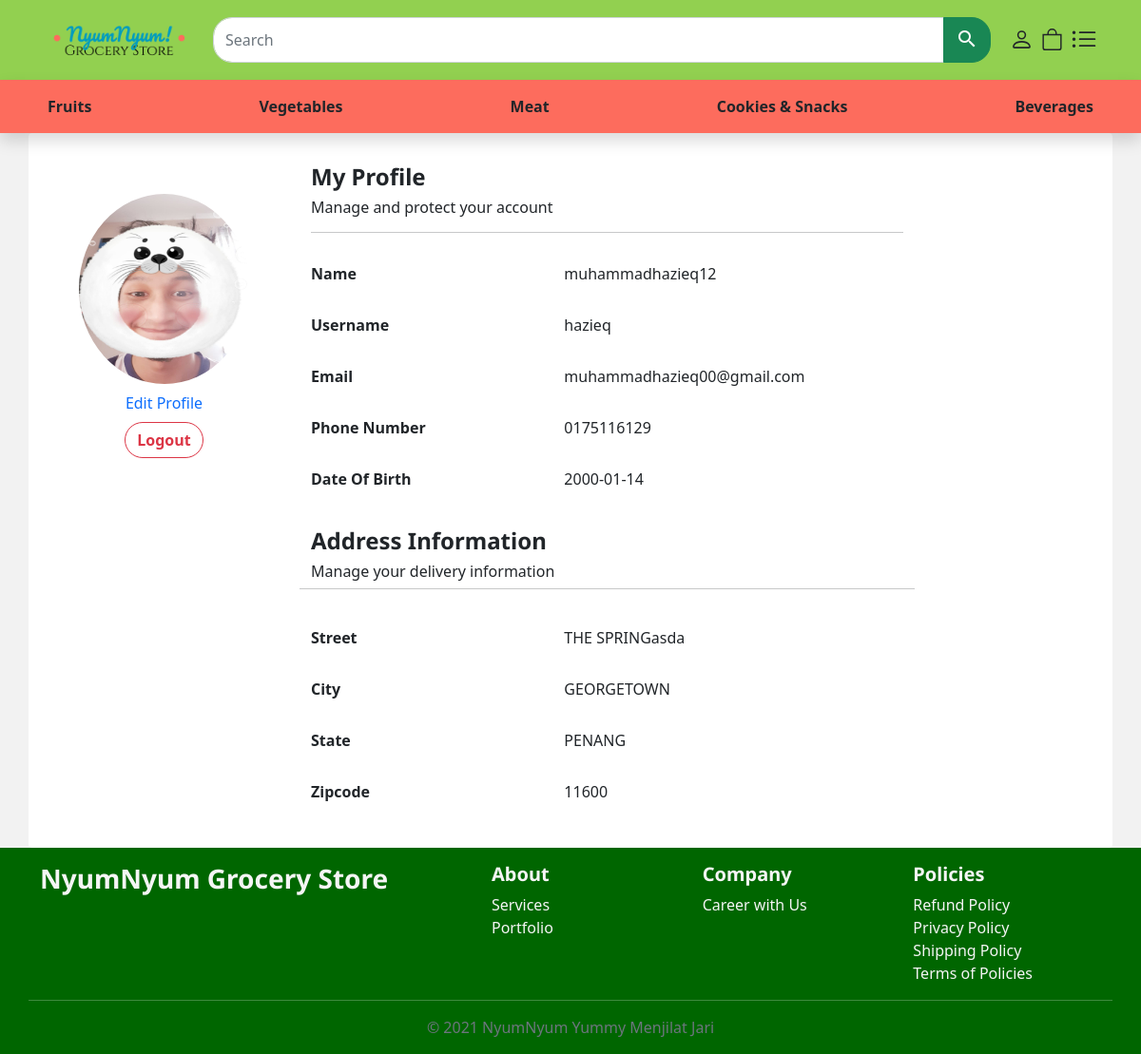
Page /src/user.php (signed in) on the earlier database version.
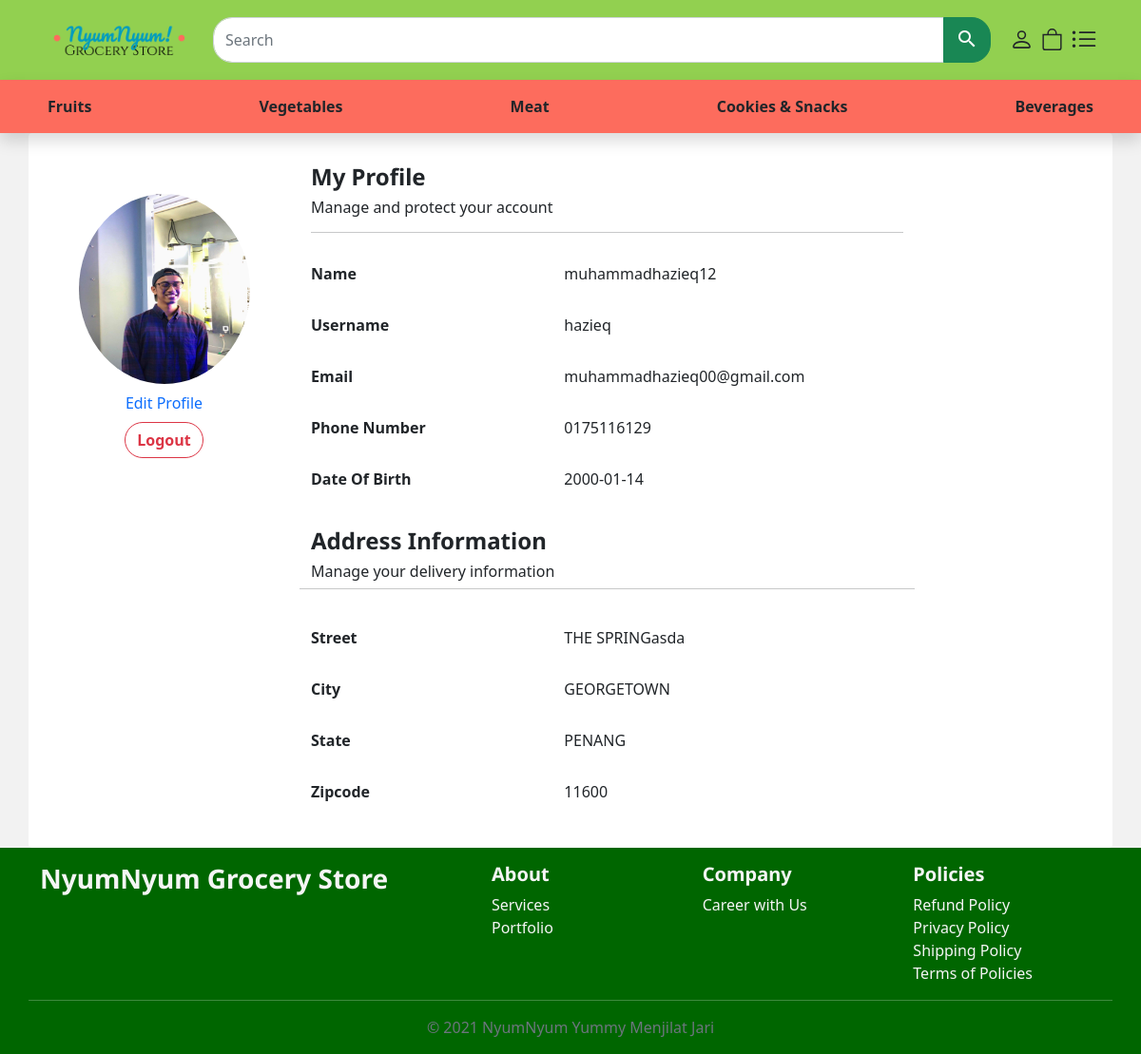
Same page on the later database version.
### tables this page shows
CREATE TABLE `userdetails` (
  `userDetailID` int(10) NOT NULL,
  `id` int(10) NOT NULL,
  `name` varchar(100) NOT NULL,
  `phoneNo` varchar(100) NOT NULL,
  `dateOfBirth` varchar(100) NOT NULL,
  `street` text NOT NULL,
  `city` text NOT NULL,
  `state` text NOT NULL,
  `zipcode` int(100) NOT NULL,
  `image` varchar(255) NOT NULL
);

CREATE TABLE `user` (
  `id` int(10) NOT NULL,
  `username` varchar(100) NOT NULL,
  `email` varchar(100) NOT NULL,
  `passwordd` varchar(100) NOT NULL,
  `user_type` varchar(100) NOT NULL,
  `token` varchar(100) NOT NULL
);

### src/user.php (the view, shortened to what the rows shown need)
<?php
include("../includes/header.php");
?>
<main>
    <div class="container-lg py-3 rounded" style="background-color:white;">
        <div class="row">
            <div class="col col-sm-3 py-5">
                <div class="d-flex justify-content-center">
                    <?php if (isset($_SESSION['user'])) : ?>
                        <?php
                        $query = "select * from userdetails where id=" . $_SESSION['user'];
                        $run_query = mysqli_query($db, $query);
                        $row_query = mysqli_fetch_array($run_query);
                        $user_img = $row_query['image'];
                        echo "<img class='rounded-circle' src='../admin_area/product_images/user_image/$user_img' width='180' height='200'>";
                        ?>
                    <?php endif ?>
                </div>
            </div>
            <div class="col-lg-9 py-2">
                <div class="col-lg-9 py-2">
                    <div class="row g-3 py-2">
                        <div class="col-md-3 offset-md-2">
                            <?php if (isset($_SESSION['user'])) : ?>
                                <?php
                                $query = "select * from userdetails where id=" . $_SESSION['user'];
                                $run_query = mysqli_query($db, $query);
                                $row_query = mysqli_fetch_array($run_query);
                                $name = $row_query['name'];
                                ?>
                                <label for="name" class="col-form-label"><?php echo "$name"; ?></label>
                            <?php endif ?>
                        </div>
                    </div>
                    <div class="row g-3 py-2">
                        <div class="col-md-3 offset-md-2">
                            <?php if (isset($_SESSION['user'])) : ?>
                                <?php
                                $query = "select * from user where id=" . $_SESSION['user'];
                                $run_query = mysqli_query($db, $query);
                                $row_query = mysqli_fetch_array($run_query);
                                $name = $row_query['username'];
                                ?>
                                <label for="name" class="col-form-label"><?php echo "$name"; ?></label>
                            <?php endif ?>
                        </div>
                    </div>
                    <div class="row g-3 py-2">
                        <div class="col-md-3 offset-md-2">
                            <?php if (isset($_SESSION['user'])) : ?>
                                <?php
                                $query = "select * from user where id=" . $_SESSION['user'];
                                $run_query = mysqli_query($db, $query);
                                $row_query = mysqli_fetch_array($run_query);
                                $email = $row_query['email'];
                                ?>
                                <label for="email" class="col-form-label"><?php echo "$email"; ?></label>
                            <?php endif ?>
                        </div>
                    </div>
                    <div class="row g-3 py-2">
                        <div class="col-md-3 offset-md-2">
                            <?php if (isset($_SESSION['user'])) : ?>
                                <?php
                                $query = "select * from userdetails where id=" . $_SESSION['user'];
                                $run_query = mysqli_query($db, $query);
                                $row_query = mysqli_fetch_array($run_query);
                                $phoneNo = $row_query['phoneNo'];
                                ?>
                                <label for="name" class="col-form-label"><?php echo "$phoneNo"; ?></label>
                            <?php endif ?>
                        </div>
                    </div>
                    <div class="row g-3 py-2">
                        <div class="col-md-3 offset-md-2">
                            <?php if (isset($_SESSION['user'])) : ?>
                                <?php
                                $query = "select * from userdetails where id=" . $_SESSION['user'];
                                $run_query = mysqli_query($db, $query);
                                $row_query = mysqli_fetch_array($run_query);
                                $dateOfBirth = $row_query['dateOfBirth'];
                                ?>
                                <label for="name" class="col-form-label"><?php echo "$dateOfBirth"; ?></label>
                            <?php endif ?>
                        </div>
                    </div>
                </div>
                <div class="col-lg-9 py-2">
                    <div class="row g-3 py-2">
                        <div class="col-md-3 offset-md-2">
                            <?php if (isset($_SESSION['user'])) : ?>
                                <?php
                                $query = "select * from userdetails where id=" . $_SESSION['user'];
                                $run_query = mysqli_query($db, $query);
                                $row_query = mysqli_fetch_array($run_query);
                                $street = $row_query['street'];
                                ?>
                                <label for="address" class="col-form-label"><?php echo "$street"; ?></label>
                            <?php endif ?>
                        </div>
                    </div>
                    <div class="row g-3 py-2">
                        <div class="col-md-3 offset-md-2">
                            <?php if (isset($_SESSION['user'])) : ?>
                                <?php
                                $query = "select * from userdetails where id=" . $_SESSION['user'];
                                $run_query = mysqli_query($db, $query);
                                $row_query = mysqli_fetch_array($run_query);
                                $city = $row_query['city'];
                                ?>
                                <label for="address" class="col-form-label"><?php echo "$city"; ?></label>
                            <?php endif ?>
                        </div>
                    </div>
                    <div class="row g-3 py-2">
                        <div class="col-md-3 offset-md-2">
                            <?php if (isset($_SESSION['user'])) : ?>
                                <?php
                                $query = "select * from userdetails where id=" . $_SESSION['user'];
                                $run_query = mysqli_query($db, $query);
                                $row_query = mysqli_fetch_array($run_query);
                                $state = $row_query['state'];
                                ?>
                                <label for="address" class="col-form-label"><?php echo "$state"; ?></label>
                            <?php endif ?>
                        </div>
                    </div>
                    <div class="row g-3 py-2">
                        <div class="col-md-3 offset-md-2">
                            <?php if (isset($_SESSION['user'])) : ?>
                                <?php
                                $query = "select * from userdetails where id=" . $_SESSION['user'];
                                $run_query = mysqli_query($db, $query);
                                $row_query = mysqli_fetch_array($run_query);
                                $zipcode = $row_query['zipcode'];
                                ?>
                                <label for="address" class="col-form-label"><?php echo "$zipcode"; ?></label>
                            <?php endif ?>
                        </div>
                    </div>
                </div>
            </div>
        </div>
    </div>
</main>
</body>
</html>

Differences in the rows shown:
changed userdetails "muhammadhazieq12": image: a different picture
